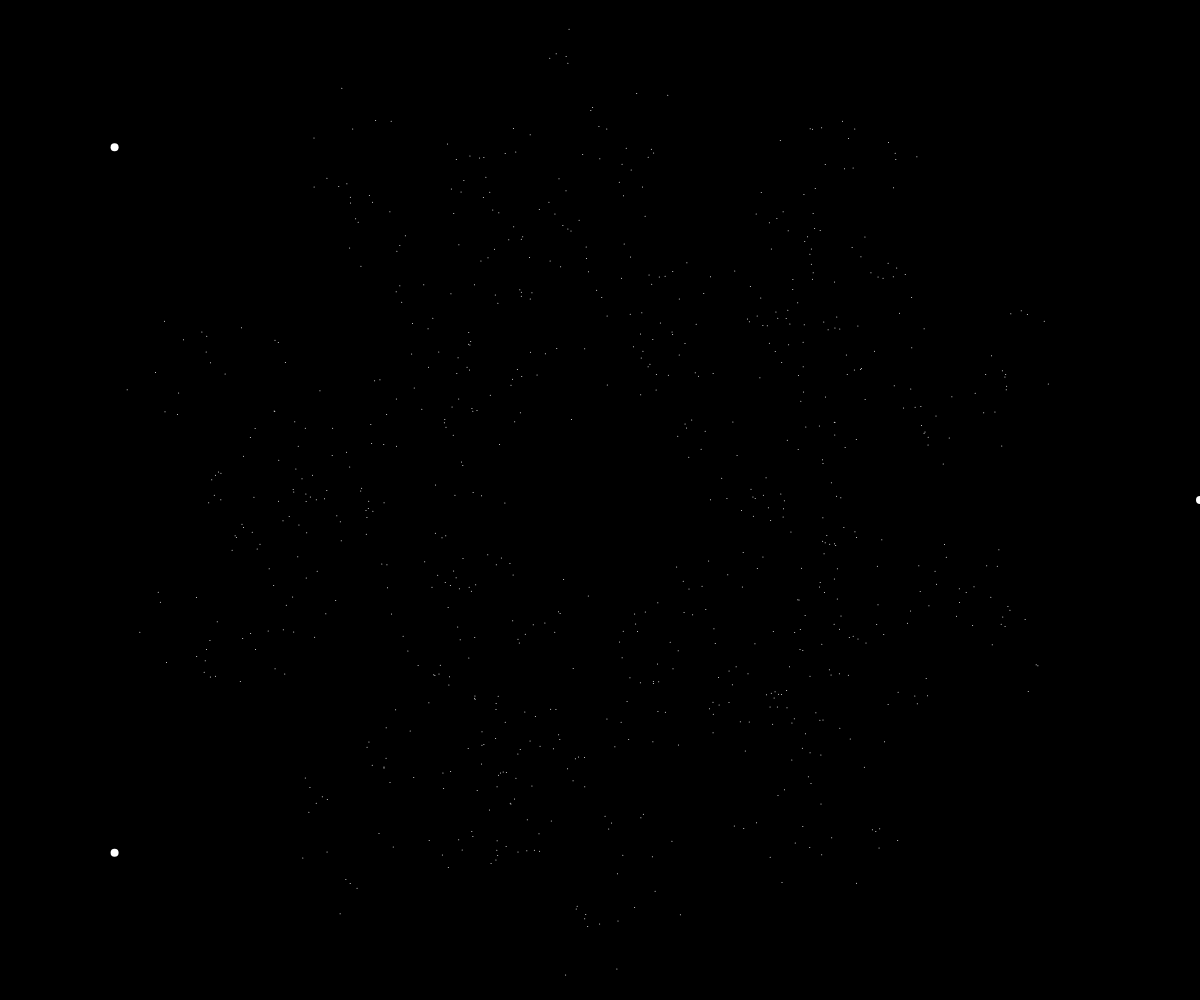
Frame 1 (no input)
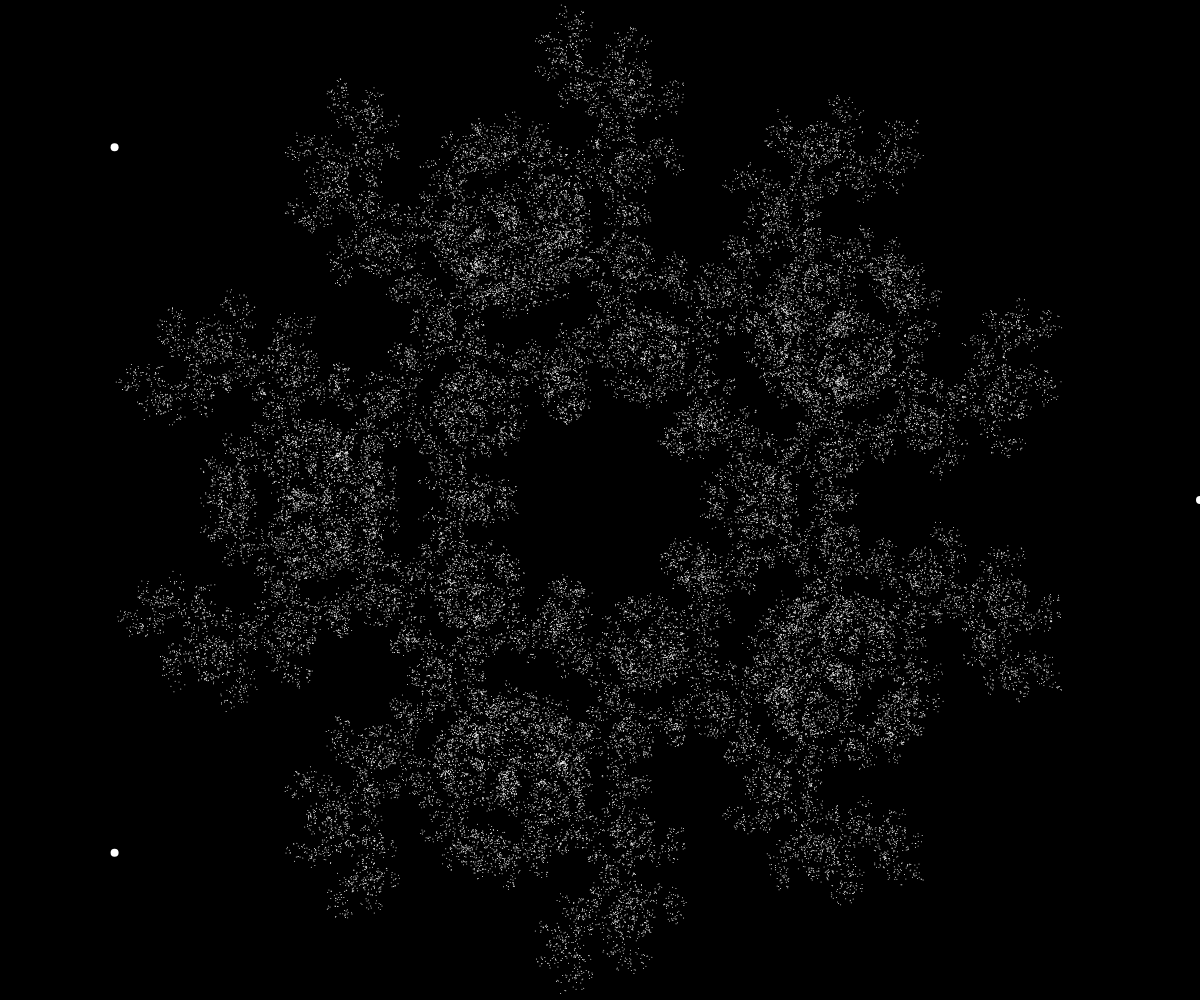
Frame 60 (no input)
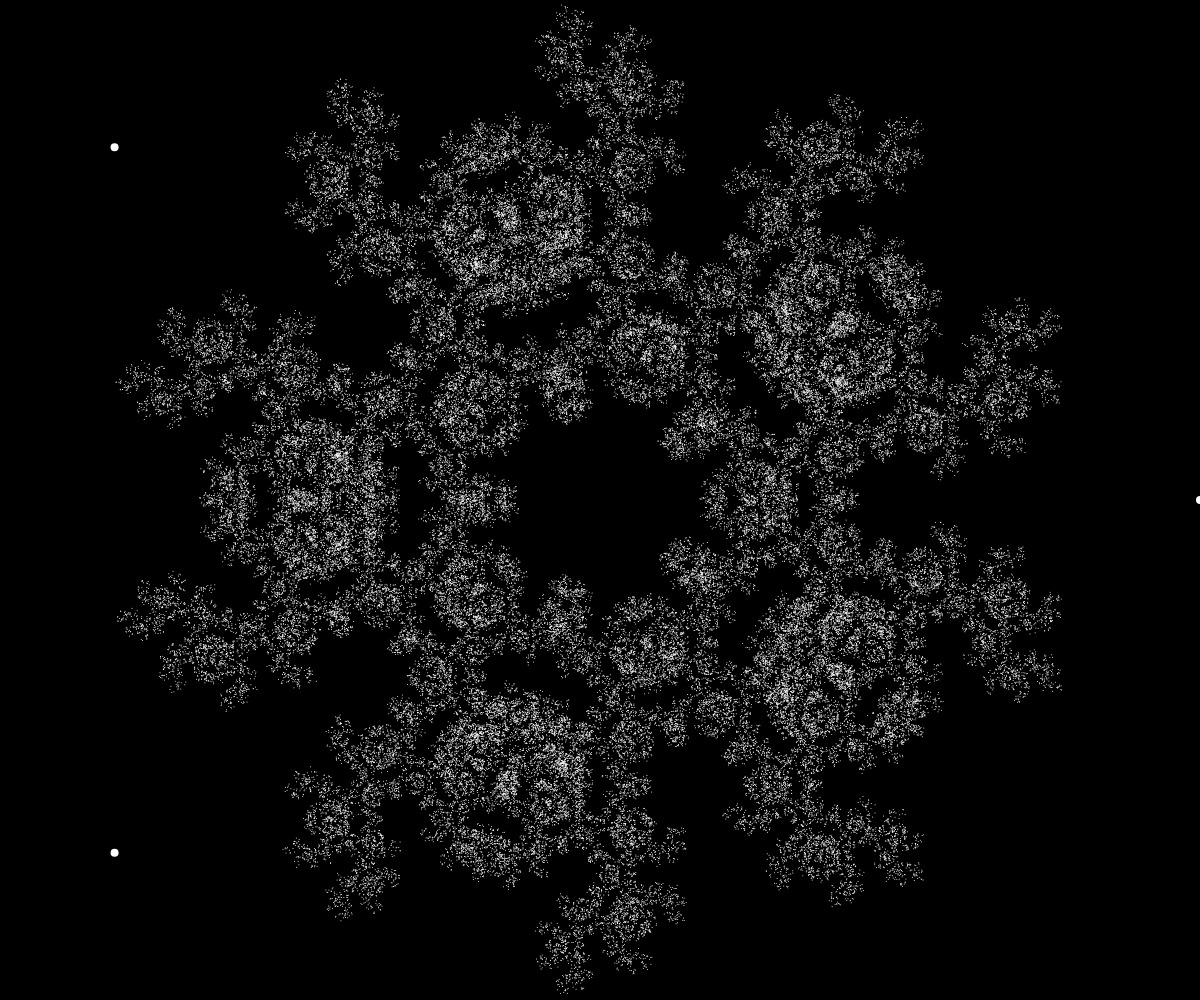
Frame 120 (the mouse pressed at the canvas centre since frame 60)

The p5.js sketch that drew these frames (run headless with seeded random() and noise() and a simulated clock; from frame 60 on, the mouse is pressed at the canvas centre):

// p5.js sketch
// ── sketch.js
// The Chaos Game
// Daniel Shiffman
// Part 1: https://youtu.be/7gNzMtYo9n4
// https://thecodingtrain.com/CodingChallenges/123.1-chaos-game
// Part 2: https://youtu.be/A0NHGTggoOQ
// https://thecodingtrain.com/CodingChallenges/123.2-chaos-game

let points;
let current;
let percent = 0.5;
let previous;

function setup() {
  createCanvas(windowWidth, windowHeight);
  points = [];
  const n = 5;

  for (let i = 0; i < n; i++) {
    // let v = createVector(random(width), random(height));
    let angle = i * TWO_PI / n;
    let v = p5.Vector.fromAngle(angle);
    v.mult(width / 2);
    v.add(width / 2, height / 2);
    points.push(v);
  }

  reset();
}

function reset() {
  current = createVector(random(width), random(height));
  background(0);
  stroke(255);
  strokeWeight(8);
  for (let p of points) {
    point(p.x, p.y);
  }
}

function draw() {

  if (frameCount % 100 == 0) {
    //reset();
  }

  for (let i = 0; i < 1000; i++) {
    strokeWeight(1);
    stroke(255);
    let next = random(points);
    if (next !== previous) {
      current.x = lerp(current.x, next.x, percent);
      current.y = lerp(current.y, next.y, percent);
      point(current.x, current.y);
    }
    previous = next;
  }
}
